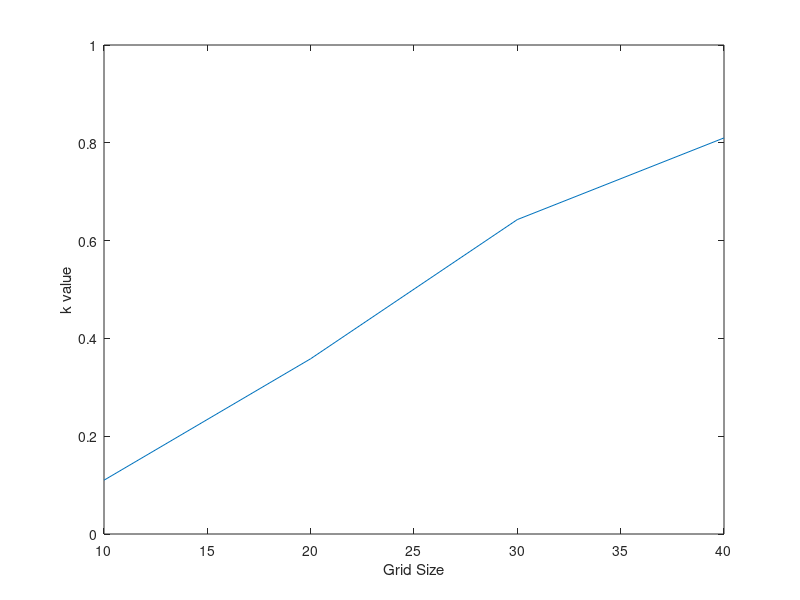

Recreate this plot in MATLAB.
function plotting

k = [0.1100;0.3584;0.6430;0.8100];
gridSize = [10;20;30;40];

plot(gridSize,k)
xlabel('Grid Size');
ylabel('k value');